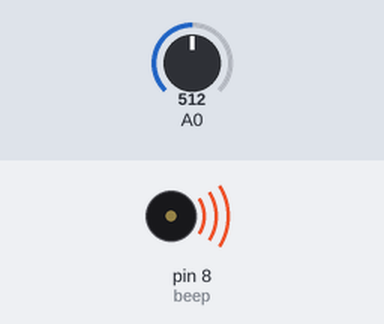
A sketch run on a simulated Arduino Uno, built with avr-gcc and run on an emulated ATmega328P. On the bench: buzzer (waves = sounding, pin HIGH). Inputs (shaded band) come from the test bench; at power-on: A0 = 512.

Above: at 1.2 s.
1.3 s: A0 set to 217
2.8 s: A0 set to 188
At 4.0 s:
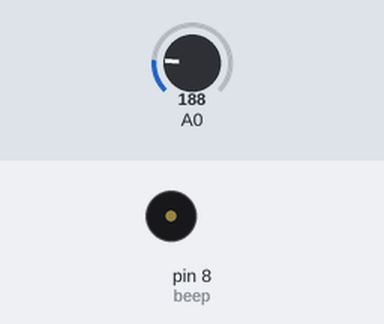
4.3 s: A0 set to 210
At 5.2 s:
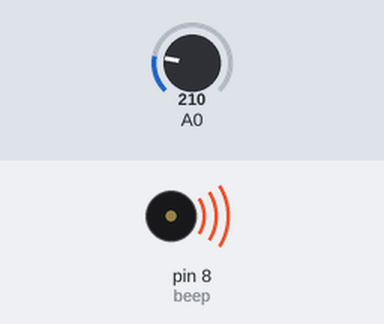
5.8 s: A0 set to 190
At 6.3 s:
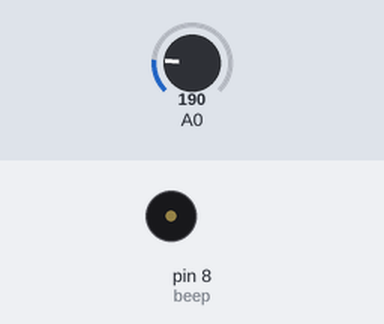
Timing chart, 0 to 8.3 s (numbered marks = the images above; inputs shaded):
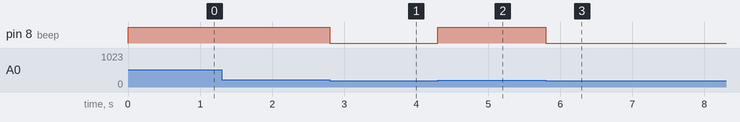

Measured:
- the behaviour switches between 200 and 199 on A0 (found by bisection; images 0 and 1)
- after the input at 1.3 s, every drawn part: stays the same
- after the input at 2.8 s, pin 8 (beep): HIGH → LOW at once
- after the input at 4.3 s, pin 8 (beep): LOW → HIGH at once
- after the input at 5.8 s, pin 8 (beep): HIGH → LOW at once

The sketch:

sample_code_Flame_alarm_system.ino
```cpp
/*
 * Author: MIUZEI
 * IDE V1.6.9
 * Email:support@miuzeipro.com
 */
int beep = 8;
int flameVal = 0;

void setup() {
  pinMode(beep, OUTPUT);
}

void loop() {
  flameVal = analogRead(A0);
  if (flameVal >= 200)     //According to the serial data to adjust.
  {
    digitalWrite(beep, HIGH);
  }
  else
  {
    digitalWrite(beep, LOW);
  }
}
```
